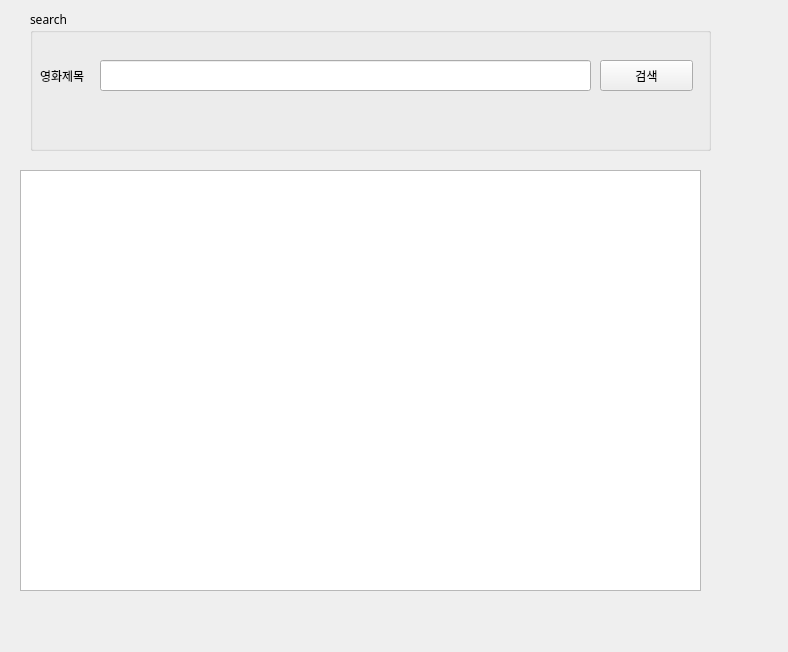
<?xml version="1.0" encoding="UTF-8"?>
<ui version="4.0">
 <class>Form</class>
 <widget class="QWidget" name="Form">
  <property name="geometry">
   <rect>
    <x>0</x>
    <y>0</y>
    <width>788</width>
    <height>652</height>
   </rect>
  </property>
  <property name="sizePolicy">
   <sizepolicy hsizetype="Fixed" vsizetype="Fixed">
    <horstretch>0</horstretch>
    <verstretch>0</verstretch>
   </sizepolicy>
  </property>
  <property name="font">
   <font>
    <family>나눔고딕</family>
   </font>
  </property>
  <property name="windowTitle">
   <string>네이버영화 검색</string>
  </property>
  <property name="windowIcon">
   <iconset>
    <normaloff>naver_icon.png</normaloff>naver_icon.png</iconset>
  </property>
  <widget class="QGroupBox" name="groupBox">
   <property name="geometry">
    <rect>
     <x>30</x>
     <y>10</y>
     <width>681</width>
     <height>141</height>
    </rect>
   </property>
   <property name="title">
    <string>search</string>
   </property>
   <widget class="QPushButton" name="btnSearch">
    <property name="geometry">
     <rect>
      <x>570</x>
      <y>50</y>
      <width>93</width>
      <height>31</height>
     </rect>
    </property>
    <property name="text">
     <string>검색</string>
    </property>
   </widget>
   <widget class="QLineEdit" name="txtSearch">
    <property name="geometry">
     <rect>
      <x>70</x>
      <y>50</y>
      <width>491</width>
      <height>31</height>
     </rect>
    </property>
   </widget>
   <widget class="QLabel" name="label">
    <property name="geometry">
     <rect>
      <x>10</x>
      <y>50</y>
      <width>71</width>
      <height>31</height>
     </rect>
    </property>
    <property name="text">
     <string>영화제목</string>
    </property>
    <property name="alignment">
     <set>Qt::AlignJustify|Qt::AlignVCenter</set>
    </property>
   </widget>
  </widget>
  <widget class="QTableWidget" name="tblResult">
   <property name="geometry">
    <rect>
     <x>20</x>
     <y>170</y>
     <width>681</width>
     <height>421</height>
    </rect>
   </property>
   <property name="selectionMode">
    <enum>QAbstractItemView::SingleSelection</enum>
   </property>
  </widget>
 </widget>
 <resources/>
 <connections/>
</ui>
